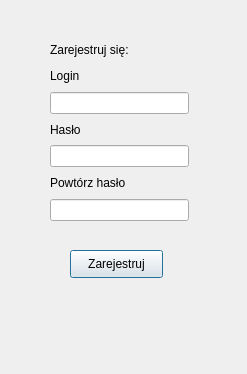
<?xml version="1.0" encoding="UTF-8"?>
<ui version="4.0">
 <class>LogRegDialog</class>
 <widget class="QDialog" name="LogRegDialog">
  <property name="geometry">
   <rect>
    <x>0</x>
    <y>0</y>
    <width>247</width>
    <height>374</height>
   </rect>
  </property>
  <property name="windowTitle">
   <string>Logowanie/ Rejestracja</string>
  </property>
  <widget class="QPushButton" name="pushButtonRegister">
   <property name="geometry">
    <rect>
     <x>70</x>
     <y>250</y>
     <width>93</width>
     <height>28</height>
    </rect>
   </property>
   <property name="text">
    <string>Zarejestruj</string>
   </property>
  </widget>
  <widget class="QWidget" name="layoutWidget">
   <property name="geometry">
    <rect>
     <x>50</x>
     <y>40</y>
     <width>139</width>
     <height>181</height>
    </rect>
   </property>
   <layout class="QVBoxLayout" name="verticalLayoutRegister">
    <item>
     <widget class="QLabel" name="label_2">
      <property name="text">
       <string>Zarejestruj się:</string>
      </property>
     </widget>
    </item>
    <item>
     <widget class="QLabel" name="label_5">
      <property name="text">
       <string>Login</string>
      </property>
     </widget>
    </item>
    <item>
     <widget class="QLineEdit" name="lineEdit_3"/>
    </item>
    <item>
     <widget class="QLabel" name="label_6">
      <property name="text">
       <string>Hasło</string>
      </property>
     </widget>
    </item>
    <item>
     <widget class="QLineEdit" name="lineEdit_4">
      <property name="echoMode">
       <enum>QLineEdit::Password</enum>
      </property>
     </widget>
    </item>
    <item>
     <widget class="QLabel" name="label_7">
      <property name="text">
       <string>Powtórz hasło</string>
      </property>
     </widget>
    </item>
    <item>
     <widget class="QLineEdit" name="lineEdit_5">
      <property name="echoMode">
       <enum>QLineEdit::Password</enum>
      </property>
     </widget>
    </item>
   </layout>
  </widget>
 </widget>
 <resources/>
 <connections/>
</ui>
